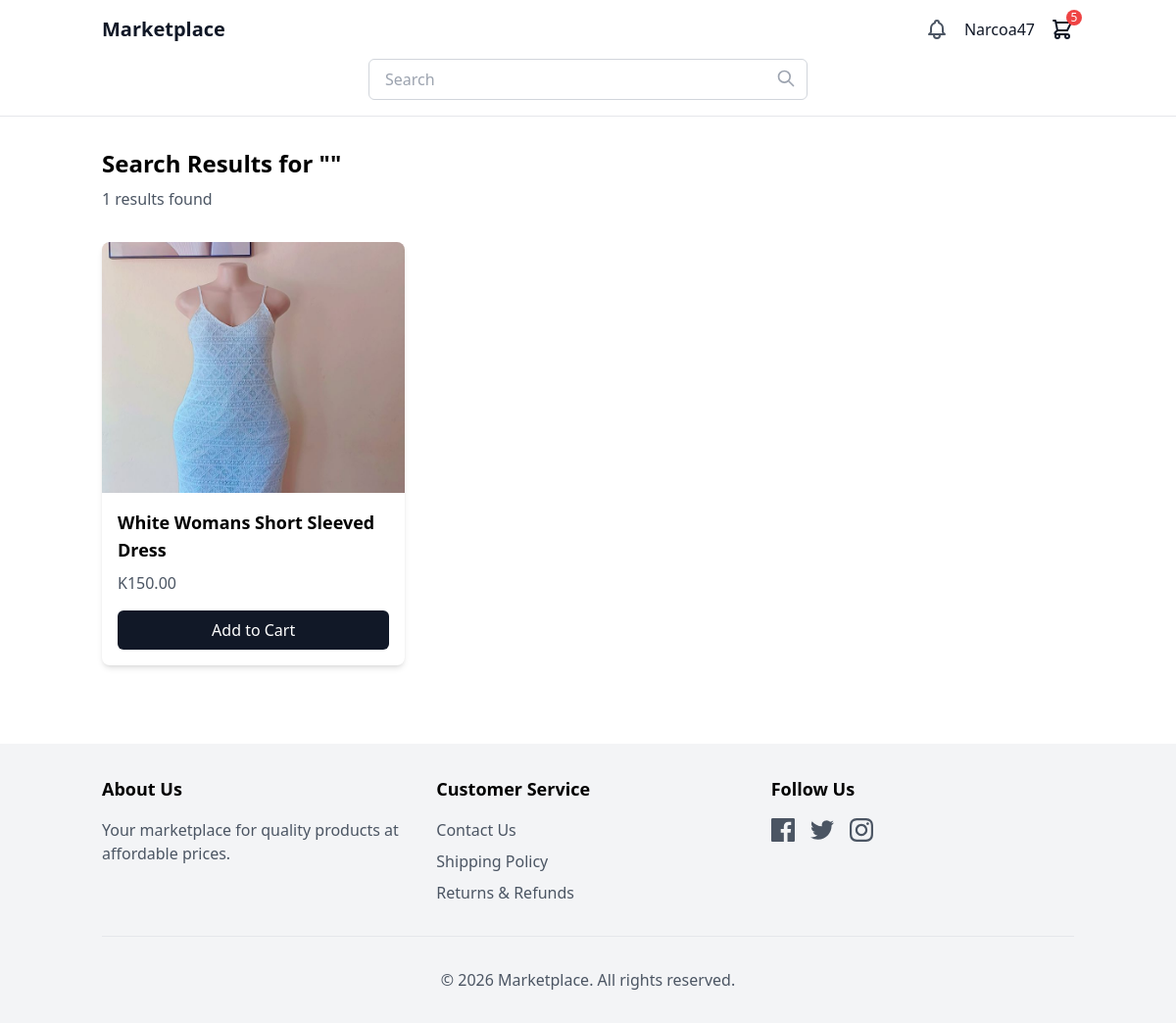
The page /search/ (signed in) on the database its author committed.
### users/models.py (models this page shows, shortened)
class User(AbstractUser):
    is_store_owner = models.BooleanField(default=False)
    is_client = models.BooleanField(default=False)
    groups = models.ManyToManyField(
        'auth.Group',
        verbose_name='groups',
        blank=True,
        help_text='The groups this user belongs to. A user will get all permissions granted to each of their groups.',
        related_name='custom_user_set',  # Unique related_name
        related_query_name='user',
    )
    user_permissions = models.ManyToManyField(
        'auth.Permission',
        verbose_name='user permissions',
        blank=True,
        help_text='Specific permissions for this user.',
        related_name='custom_user_set',  # Unique related_name
        related_query_name='user',
    )

### store/models.py (models this page shows, shortened)
class Cart(models.Model):
    user = models.ForeignKey(User, on_delete=models.CASCADE, null=True, blank=True)
    session_id = models.CharField(max_length=100, null=True, blank=True)
    created_at = models.DateTimeField(auto_now_add=True)
    updated_at = models.DateTimeField(auto_now=True)
    @property
    def item_count(self):
        return sum(item.quantity for item in self.items.all())

class CartItem(models.Model):
    cart = models.ForeignKey(Cart, on_delete=models.CASCADE, related_name='items')
    product = models.ForeignKey(Product, on_delete=models.CASCADE)
    variant = models.ForeignKey(ProductVariant, on_delete=models.CASCADE, null=True, blank=True)
    quantity = models.PositiveIntegerField(default=1)

class Product(models.Model):
    name = models.CharField(max_length=200)
    slug = models.SlugField(unique=True)
    category = models.ForeignKey(Category, on_delete=models.CASCADE, related_name='products')
    store = models.ForeignKey(Store, on_delete=models.CASCADE, related_name='products')  # Link to Store
    description = models.TextField(blank=True)
    price = models.DecimalField(max_digits=10, decimal_places=2)
    image = models.ImageField(upload_to='products/')
    stock = models.PositiveIntegerField(default=1)
    available = models.BooleanField(default=True)
    created = models.DateTimeField(auto_now_add=True)
    updated = models.DateTimeField(auto_now=True)
    class Meta:
        ordering = ['-created']

### store/views.py (the view)
# urls.py: path('search/', views.search_products, name='search_products'),
def search_products(request):
    query = request.GET.get('q')
    if query:
        products = Product.objects.filter(
            Q(name__icontains=query) | Q(description__icontains=query)
        )
    else:
        products = Product.objects.all()
    return render(request, 'search_results.html', {'products': products})

### store/context_processors.py (called while the page is built)
def cart_processor(request):
    cart = get_or_create_cart(request)
    return {'cart': cart}

### store/views.py (called while the page is built, shortened)
def get_or_create_cart(request):
    if request.user.is_authenticated:
        cart = Cart.objects.filter(user=request.user).first()
        if cart:
            return cart

### theme/templates/search_results.html (shortened to what this page needs)
{% extends 'base.html' %}
{% block content %}
<div class="mb-8">
    <h1 class="text-2xl font-bold">Search Results for "{{ query }}"</h1>
    <p class="text-gray-600 mt-2">{{ products|length }} results found</p>
</div>
<div class="grid grid-cols-1 md:grid-cols-3 gap-8">
    {% for product in products %}
    <div class="bg-white rounded-lg overflow-hidden shadow-md">
        <a href="{% url 'product_detail' product.slug %}">
            {% if product.image %}
            <img src="{{ product.image.url }}" alt="{{ product.name }}" class="w-full h-64 object-cover">
            {% else %}
            <img src="/placeholder.svg?height=300&width=400" alt="{{ product.name }}" class="w-full h-64 object-cover">
            {% endif %}
            <div class="p-4">
                <h2 class="text-lg font-semibold">{{ product.name }}</h2>
                <p class="text-gray-600 mt-2">K{{ product.price }}</p>
                <div class="mt-4">
                    <form action="{% url 'add_to_cart' product.id %}" method="post" class="flex">
                        <button type="submit" class="bg-gray-900 text-white px-4 py-2 rounded-md hover:bg-gray-800 w-full">Add to Cart</button>
                    </form>
                </div>
            </div>
        </a>
    </div>
    {% endfor %}
</div>
{% endblock %}

### theme/templates/base.html (shortened to what this page needs)
<!DOCTYPE html>
<html lang="en">
<head>
    <script src="https://cdn.tailwindcss.com"></script>
</head>
<body class="min-h-screen bg-white">
    <header class="border-b border-gray-200">
        <div class="container mx-auto px-4 py-4">
            <div class="flex flex-col md:flex-row items-center justify-between space-y-4 md:space-y-0">
                <a href="{% url 'home' %}" class="text-xl font-bold text-gray-900">Marketplace</a>
                <div class="flex items-center space-x-4">
                    <a href="#" class="text-gray-600">
                    </a>
                    {% if user.is_authenticated %}
                        <div class="relative group">
                            <button class="text-gray-900 font-medium">{{ user.username }}</button>
                        </div>
                    {% else %}
                        <a href="{% url 'signup' %}" class="text-gray-900 font-medium">Sign Up</a>
                        <a href="{% url 'login' %}" class="text-gray-900 font-medium">Login</a>
                    {% endif %}
                    <a href="{% url 'cart' %}" class="text-gray-900 relative">
                        {% if cart.item_count > 0 %}
                            <span class="absolute -top-2 -right-2 bg-red-500 text-white rounded-full w-4 h-4 flex items-center justify-center text-xs">
                                {{ cart.item_count }}
                            </span>
                        {% endif %}
                    </a>
                </div>
            </div>
            <div class="mt-4 w-full md:max-w-md mx-auto">
                <form action="{% url 'search_products' %}" method="get" class="relative">
                    <input type="text" name="q" placeholder="Search" class="w-full px-4 py-2 border border-gray-300 rounded-md focus:outline-none focus:ring-2 focus:ring-gray-200">
                    <button type="submit" class="absolute right-3 top-2.5">
                        <svg xmlns="http://www.w3.org/2000/svg" class="h-5 w-5 text-gray-400" fill="none" viewBox="0 0 24 24" stroke="currentColor">
                            <path stroke-linecap="round" stroke-linejoin="round" stroke-width="2" d="M21 21l-6-6m2-5a7 7 0 11-14 0 7 7 0 0114 0z" />
                        </svg>
                    </button>
                </form>
            </div>
        </div>
    </header>
    <main class="container mx-auto px-4 py-8">
        {% block content %}{% endblock %}
    </main>
    <footer class="bg-gray-100 py-8 mt-12">
        <div class="container mx-auto px-4">
            <div class="grid grid-cols-1 md:grid-cols-3 gap-8">
                <div>
                    <h3 class="text-lg font-semibold mb-4">About Us</h3>
                    <p class="text-gray-600">Your marketplace for quality products at affordable prices.</p>
                </div>
                <div>
                    <h3 class="text-lg font-semibold mb-4">Customer Service</h3>
                    <ul class="space-y-2">
                        <li><a href="#" class="text-gray-600 hover:text-gray-900">Contact Us</a></li>
                        <li><a href="#" class="text-gray-600 hover:text-gray-900">Shipping Policy</a></li>
                        <li><a href="#" class="text-gray-600 hover:text-gray-900">Returns & Refunds</a></li>
                    </ul>
                </div>
                <div>
                    <h3 class="text-lg font-semibold mb-4">Follow Us</h3>
                    <div class="flex space-x-4">
                        <a href="#" class="text-gray-600 hover:text-gray-900">
                        </a>
                        <a href="#" class="text-gray-600 hover:text-gray-900">
                        </a>
                        <a href="#" class="text-gray-600 hover:text-gray-900">
                        </a>
                    </div>
                </div>
            </div>
            <div class="mt-8 pt-8 border-t border-gray-200 text-center">
                <p class="text-gray-600">&copy; 2026 Marketplace. All rights reserved.</p>
            </div>
        </div>
    </footer>
</body>
</html>

### rows shown on the page
User: username "Narcoa47"
Cart: item_count "5"
Product: image (picture), name "White Womans Short Sleeved Dress", price "150.00"

### other values the page prints
{{ products|length }} "1"
